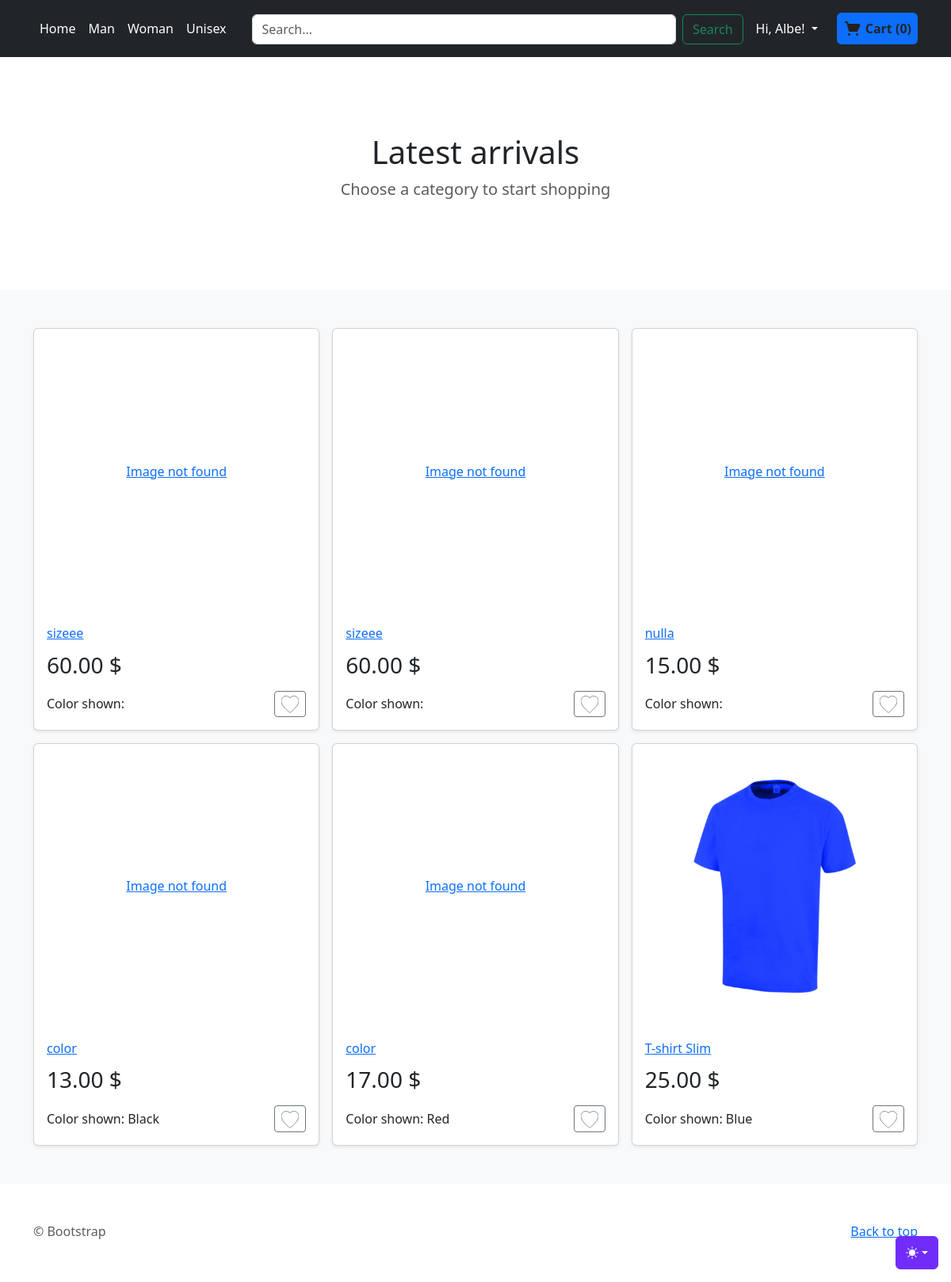
The app's page / (signed in) with its own data.
### accounts/models.py (models this page shows, shortened)
class CustomUser(AbstractUser):
    def __str__(self):
        return self.username

### store/models.py (models this page shows, shortened)
class ProductVariant(models.Model):
    title = models.CharField(max_length=100, blank=True, null=True)
    product = models.ForeignKey(Product, on_delete=models.CASCADE)
    color = models.ForeignKey(Color, on_delete=models.CASCADE, blank=True, null=True)
    size = models.ForeignKey(Size, on_delete=models.CASCADE, blank=True, null=True)
    image_id = models.ForeignKey(Image, blank=True, null=True,on_delete=models.CASCADE)
    price = models.DecimalField(max_digits=12, decimal_places=2, default=0)
    quantity = models.IntegerField(default=1,null=False)
    purchased = models.PositiveIntegerField(default=0, null=False, blank=True)

class Product(models.Model):
    NONE = 'None'
    SIZE = 'Size'
    COLOR = 'Color'
    SIZE_COLOR = 'Size-Color'
    VARIANTS = (
        (NONE, 'None'),
        (SIZE, 'Size'),
        (COLOR, 'Color'),
        (SIZE_COLOR, 'Size-Color'),
    )
    GENDERS = (
        ('Male', 'Male'),
        ('Female', 'Female'),
        ('Unisex', 'Unisex')
    )
    name = models.CharField(max_length=255, null=False, blank=False)
    slug = models.SlugField(null=False, unique=True)
    category = models.ForeignKey(Category, null=False, blank=False, on_delete=models.CASCADE)
    description = models.TextField(null=True, blank=True)
    base_price = models.DecimalField(max_digits=10, decimal_places=2, null=False,blank=False)
    variant = models.CharField(max_length=10, choices=VARIANTS, default=SIZE_COLOR)
    date_added = models.DateTimeField(auto_now_add=True, null=True)
    gender = models.CharField(max_length=10, choices=GENDERS, default='Unisex')

class Color(models.Model):
    color_name = models.CharField(max_length=100)

class Image(models.Model):
    name = models.CharField(max_length=50, blank=True)
    product=models.ForeignKey(Product, on_delete=models.CASCADE)
    image = models.ImageField(blank=True, upload_to='static/images/')

### store/views.py (the view)
# urls.py: path('', views.index, name='home'),
def index(request):
    total_latest_shown = 6
    products = ProductVariant.objects.select_related('product').filter(quantity__gt=0).all().order_by('-product__date_added')[:total_latest_shown]
    data = {
        'products': products,
    }
    return render(request, 'store/index.html', data | header_data(request))

### order/models.py (called while the page is built)
    def total_items(self):
        return sum(item.quantity for item in self.cartitem_set.all())

    def total_price(self):
        total = 0
        for item in self.cartitem_set.all():
            total += item.quantity * item.product.price
        return total

### order/views.py (called while the page is built, shortened)
def get_or_create_cart(request):
    if request.user.is_authenticated:
        cart, created = Cart.objects.get_or_create(user=request.user)
    return cart

def get_cart_products(cart):
    cart_items = CartItem.objects.filter(cart=cart).select_related('product')
    cart_products = [
        {
            'product_id': item.product.id,
            'name': item.product.title,
            'price': item.product.price,
            'quantity': item.quantity,
            'size': item.product.size.size_name,
            'color': item.product.color.color_name
        } for item in cart_items
    ]
    return cart_products

def cart_info(request):
    cart = get_or_create_cart(request)
    data_response = {
        'cart_products': get_cart_products(cart),
        'total_items': cart.total_items(),
        'total_price': cart.total_price()
    }
    return data_response

### store/views.py (called while the page is built)
def header_data(request):
    cart = get_or_create_cart(request)
    cart_items = CartItem.objects.filter(cart=cart).select_related('product')
    cart_products = [
        {
            'product_id': item.product.id,
            'name': item.product.title,
            'price': item.product.price,
            'quantity': item.product.quantity
        } for item in cart_items
    ]
    cart_product_ids = [item['product_id'] for item in cart_products]
    categories = Category.objects.all()
    data = {
        'cart_products': cart_products,
        'cart_product_ids': cart_product_ids,
        'total_items': cart.total_items(),
        'total_price': cart.total_price(),
        'genders': [gender[0] for gender in Product.GENDERS],
        'categories': categories
    }
    return data

### templates/store/index.html (shortened to what this page needs)
{% load static %}
<!doctype html>
<html lang="en" data-bs-theme="auto">
  <head><script src="{% static 'assets/js/color-modes.js' %}"></script>
    <link rel="stylesheet" href="https://cdn.jsdelivr.net/npm/@docsearch/css@3">
<link href="{%  static 'assets/dist/css/bootstrap.min.css' %}" rel="stylesheet">
<link href="{%  static 'assets/dist/css/store.css' %}" rel="stylesheet">
  </head>
  <body>
    <div class="dropdown position-fixed bottom-0 end-0 mb-3 me-3 bd-mode-toggle">
      <button class="btn btn-bd-primary py-2 dropdown-toggle d-flex align-items-center"
              id="bd-theme"
              type="button"
              aria-expanded="false"
              data-bs-toggle="dropdown"
              aria-label="Toggle theme (auto)">
        <svg class="bi my-1 theme-icon-active" width="1em" height="1em"><use href="#circle-half"></use></svg>
      </button>
    </div>
  <header class="p-3 text-bg-dark">
    <div class="container">
      <div class="d-flex flex-wrap align-items-center justify-content-between">
        <ul class="nav col-12 col-lg-auto mb-2 justify-content-center mb-md-0">
            <li><a href="{% url 'store:home' %}" class="nav-link px-2 text-white">Home</a></li>
            <li><a href="{% url 'store:gender-store' 'Male' %}" class="nav-link px-2 text-white">Man</a></li>
            <li><a href="{% url 'store:gender-store' 'Female' %}" class="nav-link px-2 text-white">Woman</a></li>
            <li><a href="{% url 'store:gender-store' 'Unisex' %}" class="nav-link px-2 text-white">Unisex</a></li>
        </ul>
        <form method="GET" action="{% url 'store:search' %}" class="m-auto col-lg-auto mb-3 mb-lg-0 me-lg-3 flex-grow-1 mx-4" role="search">
            <div class="d-flex">
                <input class="form-control me-2" type="search" placeholder="Search..." aria-label="Search" name="searched">
                <button class="btn btn-outline-success" type="submit">Search</button>
            </div>
        </form>
      <div class="m-auto d-flex justify-content-between align-items-center">
          {% if user.is_authenticated %}
            <div class="dropdown text-end me-4">
          <a href="#" class="d-block link-body-emphasis text-decoration-none dropdown-toggle text-white" data-bs-toggle="dropdown" aria-expanded="false">
              {% if user.first_name %}
                Hi, {{ user.first_name }}!
              {% else %}
                Hi, {{ user.username }}!
              {% endif %}
          </a>
        </div>
          {% endif %}
<div class="d-flex justify-content-center align-items-center rounded bg-primary p-2">
    <a href="{% url 'order:cart-overview' %}" class="d-flex justify-content-center text-decoration-none align-items-center" style="width: 100%; height: 100%;">
        <span class="ml-1 fw-bold text-dark" id="cart-total">
            Cart ({{ total_items }})
        </span>
    </a>
</div>
      </div>
      </div>
    </div>
  </header>
<main>
    {% block categories %}
      <section class="py-5 text-center container">
            <div class="row py-lg-5">
          <div class="col-lg-6 col-md-8 mx-auto">
            <h1 class="fw-light">{% block section_title %}Latest arrivals{% endblock section_title %}</h1>
            <p class="lead text-body-secondary">{% block section_par %}Choose a category to start shopping{% endblock section_par %}</p>
          </div>
        </div>
      </section>
    {% endblock categories %}
  <div class="album py-5 bg-body-tertiary">
  <div class="d-flex">
        <div class="container">
            {% block content %}
          <div class="row row-cols-1 row-cols-sm-2 row-cols-md-3 g-3">
              {% if products %}
                  {% for article in products %}
                    <div class="col">
                  <div class="card shadow-sm">
                      <a href="{% url 'store:product-detail' gen=article.product.gender category=article.product.category.category_slug  id=article.id %}">
                          <div class="image-container">
                              {% if article.image_id %}
                                <img class="product-image" src="{{ article.image_id.image.url }}" alt="{{ article.image_id.name }}" >
                              {% else %}
                                <span>Image not found</span>
                              {% endif %}
                          </div>
                      </a>
                          <div class="card-body">
                        <a href="{% url 'store:product-detail' gen=article.product.gender category=article.product.category.category_slug id=article.id %}">
                      <h2 class="name-article">{{ article.product.name }} </h2>
                            </a>
                      <span class="price">{{ article.price }} $</span>
                        <div class="d-flex justify-content-between align-items-center">
                        <span>Color shown: {{ article.color.color_name }}</span>
                            <div class="btn-group">
                          <button type="button" class="btn btn-sm btn-outline-secondary add-to-favourites">
                          </button>
                        </div>
                      </div>
                    </div>
                  </div>
                </div>
                  {% endfor %}
              {% else %}
                  <p class="lead text-body-secondary w-100 text-center">No products found</p>
              {% endif %}
          </div>
            {% endblock content %}
        </div>
  </div>
  </div>
</main>
<footer class="text-body-secondary py-5">
  <div class="container">
    <p class="float-end mb-1">
      <a href="#">Back to top</a>
    </p>
    <p class="mb-1"> &copy; Bootstrap</p>
  </div>
</footer>
    </body>
</html>

### templates/store/index.html (style rules this page uses)
.bi { vertical-align: -.125em; fill: currentColor; }
.btn-bd-primary { --bd-violet-bg: #712cf9; --bd-violet-rgb: 112.520718, 44.062154, 249.437846; --bs-btn-font-weight: 600; --bs-btn-color: var(--bs-white); --bs-btn-bg: var(--bd-violet-bg); --bs-btn-border-color: var(--bd-violet-bg); --bs-btn-hover-color: var(--bs-white); --bs-btn-hover-bg: #6528e0; --bs-btn-hover-border-color: #6528e0; --bs-btn-focus-shadow-rgb: var(--bd-violet-rgb); --bs-btn-active-color: var(--bs-btn-hover-color); --bs-btn-active-bg: #5a23c8; --bs-btn-active-border-color: #5a23c8; }
.bd-mode-toggle { z-index: 1500; }

### records on screen
CustomUser: first_name "Albe"
ProductVariant: shows "Image not found", product.name "sizeee", price "60.00"
ProductVariant: shows "Image not found", product.name "sizeee", price "60.00"
ProductVariant: shows "Image not found", product.name "nulla", price "15.00"
ProductVariant: shows "Image not found", product.name "color", price "13.00", color.color_name "Black"
ProductVariant: shows "Image not found", product.name "color", price "17.00", color.color_name "Red"
ProductVariant: image_id.image (picture), product.name "T-shirt Slim", price "25.00", color.color_name "Blue"

### other values on screen
{{ total_items }} "0"
